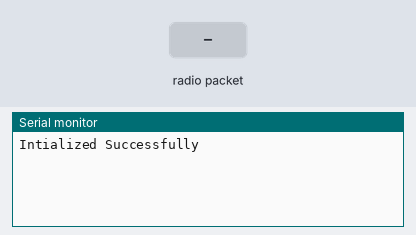
This sketch was run on a simulated Arduino Uno, built with avr-gcc and run on an emulated ATmega328P. Parts: the last lines printed to the serial monitor. The test bench sets the inputs (shaded band). No radio packets arrive unless stated.

Above: at 1.2 s.
1.3 s: radio packet "1" arrives
At 2.5 s:
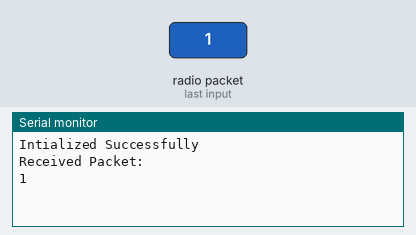
2.8 s: radio packet "0" arrives
At 3.7 s:
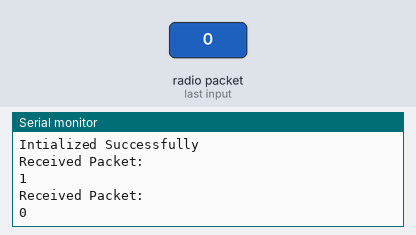
4.3 s: radio packet "2" arrives
At 4.8 s:
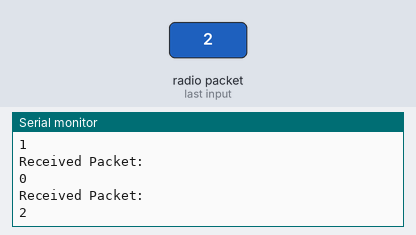

The sketch:

dht_using_LoRa_receiving_File_with_arduino.ino
```cpp
#include<SPI.h>
#include<LoRa.h>

#define NSS 10
#define RST 9
#define DIO0 2
void setup()
{
  Serial.begin(9600);
  LoRa.setPins(NSS,RST,DIO0);
  while(!Serial)
  Serial.println("LoRa Receiver");
  if(!LoRa.begin(868E6))
  {
    Serial.println("Starting LoRa Failed");
  }
  else
  {
    Serial.println("Intialized Successfully");
  }
}
void loop()
{
  int packetsize=LoRa.parsePacket();
  if(packetsize)
  {
    Serial.println("");
    Serial.println("Received Packet:");
    while(LoRa.available())
    {
      char incoming=(char)LoRa.read();
      if(incoming)
      {
        Serial.print(incoming);
      }
    }
  }
}
```

Measured:
- after the input at 1.3 s, the serial monitor: prints a new line at once (image 1)
- after the input at 2.8 s, the serial monitor: prints a new line at once (image 2)
- after the input at 4.3 s, the serial monitor: prints a new line at once (image 3)
